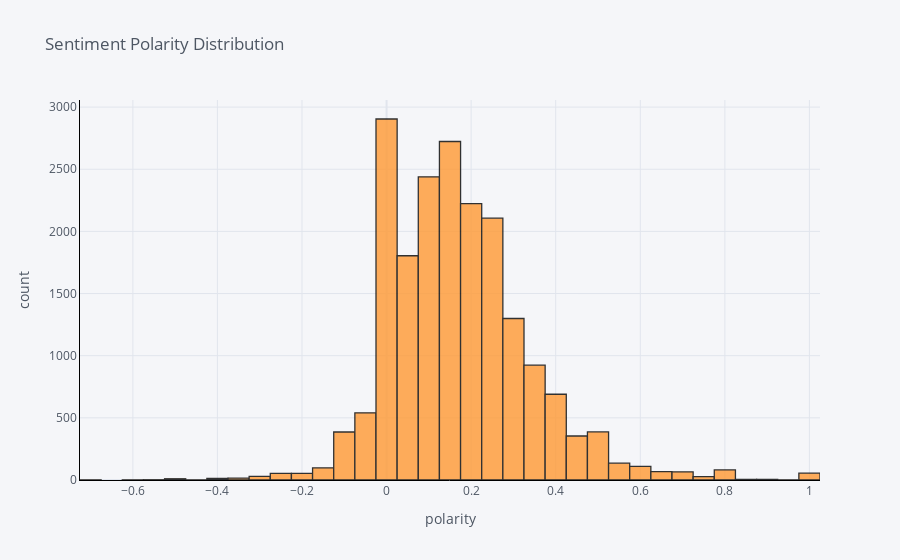

Notebook cell for this chart:
### Code cell
df['polarity'].iplot(
    kind='hist',
    bins=50,
    xTitle='polarity',
    linecolor='black',
    yTitle='count',
    title='Sentiment Polarity Distribution')

### Figure 1 — Plotly figure (JSON) as saved in the notebook; plotly's stock layout.template omitted (floating-point values rounded to 4 significant figures; data arrays with more than 128 entries replaced by an {"elided": "..."} marker saying what was removed)
{"data": [{"histfunc": "count", "histnorm": "", "marker": {"color": "rgba(255, 153, 51, 1.0)", "line": {"color": "#000000", "width": 1.3}}, "name": "polarity", "nbinsx": 50, "opacity": 0.8, "orientation": "v", "type": "histogram", "x": {"elided": "19607 float values"}}], "layout": {"barmode": "overlay", "legend": {"bgcolor": "#F5F6F9", "font": {"color": "#4D5663"}}, "paper_bgcolor": "#F5F6F9", "plot_bgcolor": "#F5F6F9", "title": {"font": {"color": "#4D5663"}, "text": "Sentiment Polarity Distribution"}, "xaxis": {"gridcolor": "#E1E5ED", "linecolor": "black", "showgrid": true, "tickfont": {"color": "#4D5663"}, "title": {"font": {"color": "#4D5663"}, "text": "polarity"}, "zerolinecolor": "#E1E5ED"}, "yaxis": {"gridcolor": "#E1E5ED", "linecolor": "black", "showgrid": true, "tickfont": {"color": "#4D5663"}, "title": {"font": {"color": "#4D5663"}, "text": "count"}, "zerolinecolor": "#E1E5ED"}}}
